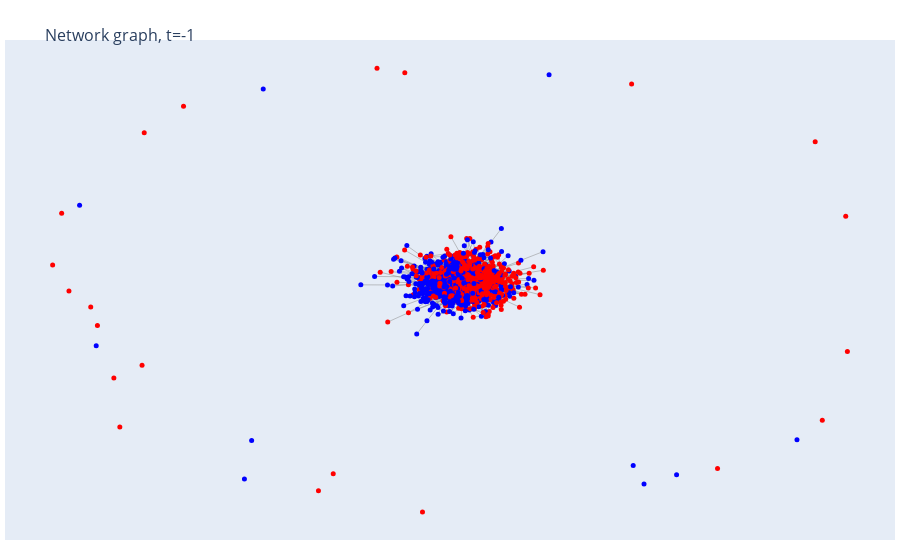

Notebook code for this chart:
### Markdown cell above
Nicer version

### Code cell
# parameter selection

# initial nodes and time
initial_n = 0
T = 100

p = 0.25

# parent nodes and prob
m = 4
pm_o = p

# parent neighbours and prob
n = 16
pn_o = p

rho = 3

# p high SES
p_SES_high = 0.5

new_sim2 = JacksonSimulationV2(initial_n, T, m, pm_o, n, pn_o, p_SES_high, biased=True, rho=rho)

print(np.asarray(np.unique(new_sim2.helper_functions().SES_edge_classifier_all(new_sim2.graph_history[-1])[0], return_counts=True)).T)

test_graph = new_sim2.graph_history[-1]
print(nx.assortativity.attribute_assortativity_coefficient(test_graph, 'SES_High'))
'''check this
https://journals.aps.org/pre/pdf/10.1103/PhysRevE.67.026126
'''
'''WORKS FOR CORRELATION, INCORPORATE IT PROPERLY'''

plotly_sim_drawing.plotly_draw(plotly_sim_drawing(), new_sim2, -1, layout='spring')

#nx.smallworld.sigma(test_graph, niter=10, nrand=1)

### Figure 1 — Plotly figure (JSON) as saved in the notebook; plotly's stock layout.template omitted (floating-point values rounded to 4 significant figures; data arrays with more than 128 entries replaced by an {"elided": "..."} marker saying what was removed)
{"data": [{"line": {"color": "#888", "width": 0.5}, "mode": "lines", "type": "scatter", "x": {"elided": "9195 float values"}, "y": {"elided": "9195 float values"}}, {"hoverinfo": "text", "marker": {"color": {"elided": "1000 str values"}, "size": 5}, "mode": "markers", "text": {"elided": "1000 str values"}, "type": "scatter", "x": {"elided": "1000 float values"}, "y": {"elided": "1000 float values"}}], "layout": {"annotations": [{"showarrow": false, "text": "", "x": 0.005, "xref": "paper", "y": -0.002, "yref": "paper"}], "hovermode": "closest", "margin": {"b": 20, "l": 5, "r": 5, "t": 40}, "showlegend": false, "title": {"font": {"size": 16}, "text": "<br>Network graph, t=-1"}, "xaxis": {"showgrid": false, "showticklabels": false, "zeroline": false}, "yaxis": {"showgrid": false, "showticklabels": false, "zeroline": false}}}
